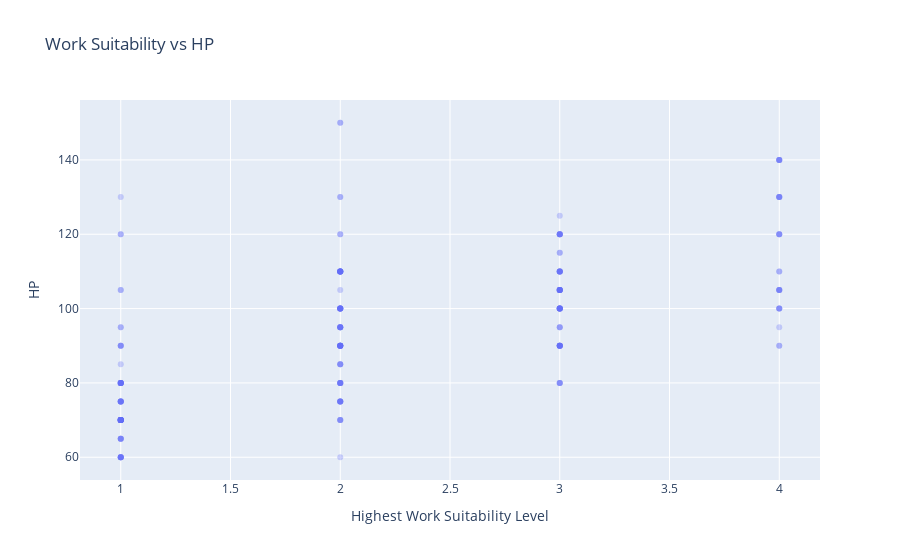

Notebook code for this chart:
### Markdown cell above
### Visualization 1

### Code cell
# 1. Scatter plot

# Prepare the data frame for visualizations
pal_frame_vis = build_work_features(pal_df, work_list)

fig1 = px.scatter(
    pal_frame_vis.sort_values(by = "Highest Work Suitability Level", ascending = True),
    x="Highest Work Suitability Level",
    y="HP",
    opacity = 0.3,
    hover_data={"ID":True, "Rarity":True, "Work Types":True},
    title="Work Suitability vs HP"
)
fig1.show()

### Figure 1 — Plotly figure (JSON) as saved in the notebook; plotly's stock layout.template omitted (floating-point values rounded to 4 significant figures; data arrays with more than 128 entries replaced by an {"elided": "..."} marker saying what was removed)
{"data": [{"customdata": {"elided": "225x3 str values"}, "hovertemplate": "Highest Work Suitability Level=%{x}<br>HP=%{y}<br>ID=%{customdata[0]}<br>Rarity=%{customdata[1]}<br>Work Types=%{customdata[2]}<extra></extra>", "legendgroup": "", "marker": {"color": "#636efa", "opacity": 0.3, "symbol": "circle"}, "mode": "markers", "name": "", "orientation": "v", "showlegend": false, "type": "scatter", "x": {"elided": "225 float values"}, "xaxis": "x", "y": {"elided": "225 float values"}, "yaxis": "y"}], "layout": {"legend": {"tracegroupgap": 0}, "title": {"text": "Work Suitability vs HP"}, "xaxis": {"anchor": "y", "domain": [0, 1], "title": {"text": "Highest Work Suitability Level"}}, "yaxis": {"anchor": "x", "domain": [0, 1], "title": {"text": "HP"}}}}
